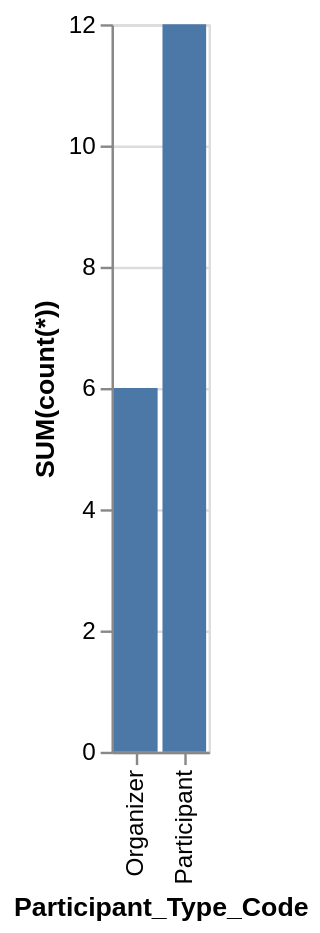

Write the Vega-Lite specification saved for this chart.
### Vega-Lite specification from a JSON file in a GitHub repository (floating-point values rounded to 4 significant figures)
{"data": {"values": [{"x_data": "Organizer", "y_data": 6}, {"x_data": "Participant", "y_data": 12}]}, "mark": "bar", "encoding": {"x": {"field": "x_data", "type": "nominal", "title": "Participant_Type_Code", "sort": "ascending"}, "y": {"field": "y_data", "type": "quantitative", "title": "SUM(count(*))"}}}
